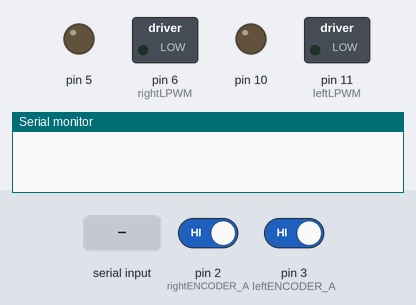
Recording of a sketch running on a simulated Arduino Uno, built with avr-gcc and run on an emulated ATmega328P. On the bench: switched loads named in the sketch (green lamp = pin HIGH), output pins drawn as LEDs (lit = HIGH), the last lines printed to the serial monitor. The test bench sets the inputs (shaded band); at power-on: pin 2 (rightENCODER_A) HIGH, pin 3 (leftENCODER_A) HIGH.

Above: at 4.2 s.
4.3 s: "90,45\n" received over Serial
At 5.3 s:
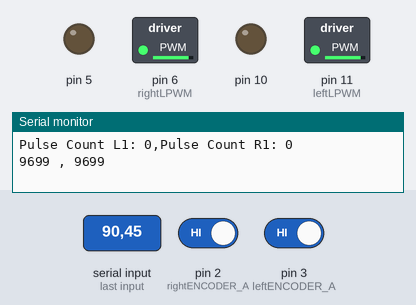
Timing chart, 0 to 13.8 s (numbered marks = the images above; inputs shaded):
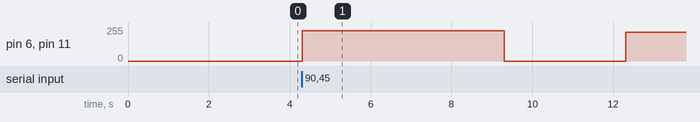

Measured:
- after the input at 4.3 s, pin 6 (rightLPWM), pin 11 (leftLPWM): 0/255 → 227/255 at once, → 0/255 5.0 s later, → 216/255 3.0 s later

The sketch:

velinterpolation.ino
```cpp
/*In this code we are getting pwm values according to the velocity of the robot.
  this code can print velocity , PWM and encoder ticks*/

int rightRPWM = 5;  // Digital/PWM pin 5 to the RPWM on the BTS7960
int rightLPWM = 6;  // Digital/PWM pin 6 to the LPWM on the BTS7960

int leftRPWM = 10;  // Digital/PWM pin 9 to the RPWM on the BTS7960
int leftLPWM = 11;  // Digital/PWM pin 10 to the LPWM on the BTS7960

// // Enable "Left" and "Right" movement
// #define rightENCODER_B = 18 // connect Digital/PWM pin 7 to L_EN on the BTS7960
// #define leftENCODER_B = 19  // connect Digital/PWM pin 8 to R_EN on the BTS7960

#define rightENCODER_A 2
#define leftENCODER_A 3

//////ticks per meter determin experimentally
int ticksA = 387;
int ticksB = 369;

int pwmRightReq = 0;
int pwmLeftReq = 0;

volatile int pulseCountA = 0;
volatile int pulseCountB = 0;

float velA = 0;
float velB = 0;

//m and b values for pwm and velocity relation using linear regression
float kp = 836.5;
float b = 49.95;

//pwm limit determine experimentally
int PWM_MIN = 65;

//for calculating the time
unsigned long currentMillis;
unsigned long previousMillis;
unsigned long lap_Time;

void setup() {

  Serial.begin(9600);

  pinMode(5, OUTPUT);
  pinMode(6, OUTPUT);
  pinMode(10, OUTPUT);
  pinMode(11, OUTPUT);

  pinMode(rightENCODER_A, INPUT_PULLUP);
  pinMode(leftENCODER_A, INPUT_PULLUP);

  // Attach interrupts to the encoder pins (rising edge)
  attachInterrupt(digitalPinToInterrupt(rightENCODER_A), countPulseA, RISING);
  attachInterrupt(digitalPinToInterrupt(leftENCODER_A), countPulseB, RISING);
  delay(3000);
}
void loop()
{

  if (Serial.available()>0)
  {
    Serial.print("Pulse Count L1: ");
    Serial.print(pulseCountA);
    Serial.print(",");
    Serial.print("Pulse Count R1: ");
    Serial.println(pulseCountB);
    float  a = Serial.parseFloat();
    calc_pwm_values(a);
    print();
    start();
    delay(5000);
    stop();
    delay(3000);
  }
}
// Calculate the PWM value given the desired velocity
int calc_pwm_values(float vel)
{
  pwmLeftReq =int( kp * vel - b);
  pwmRightReq = int(kp * vel - b);

  // Handle low PWM values
  if (abs(pwmLeftReq) < PWM_MIN) {
    pwmLeftReq = 0;
  }
  if (abs(pwmRightReq) < PWM_MIN) {
    pwmRightReq = 0;
  }
  return pwmLeftReq,pwmRightReq;
}
//make the robot move
void start()
{
   analogWrite(rightLPWM, pwmLeftReq);
   analogWrite(leftLPWM, pwmRightReq);
}
//print pwms
void print()
{
  Serial.print(pwmLeftReq);
  Serial.print(" , ");
  Serial.print(pwmRightReq);
}
//will stop
void stop()
{
   analogWrite(rightLPWM, 0);
   analogWrite(leftLPWM, 0);
}
//count ticks of encoder A right motor
void countPulseA() {
  pulseCountA++;
}
//count ticks of encoder B left motor
void countPulseB() {
  pulseCountB++;
}
```
